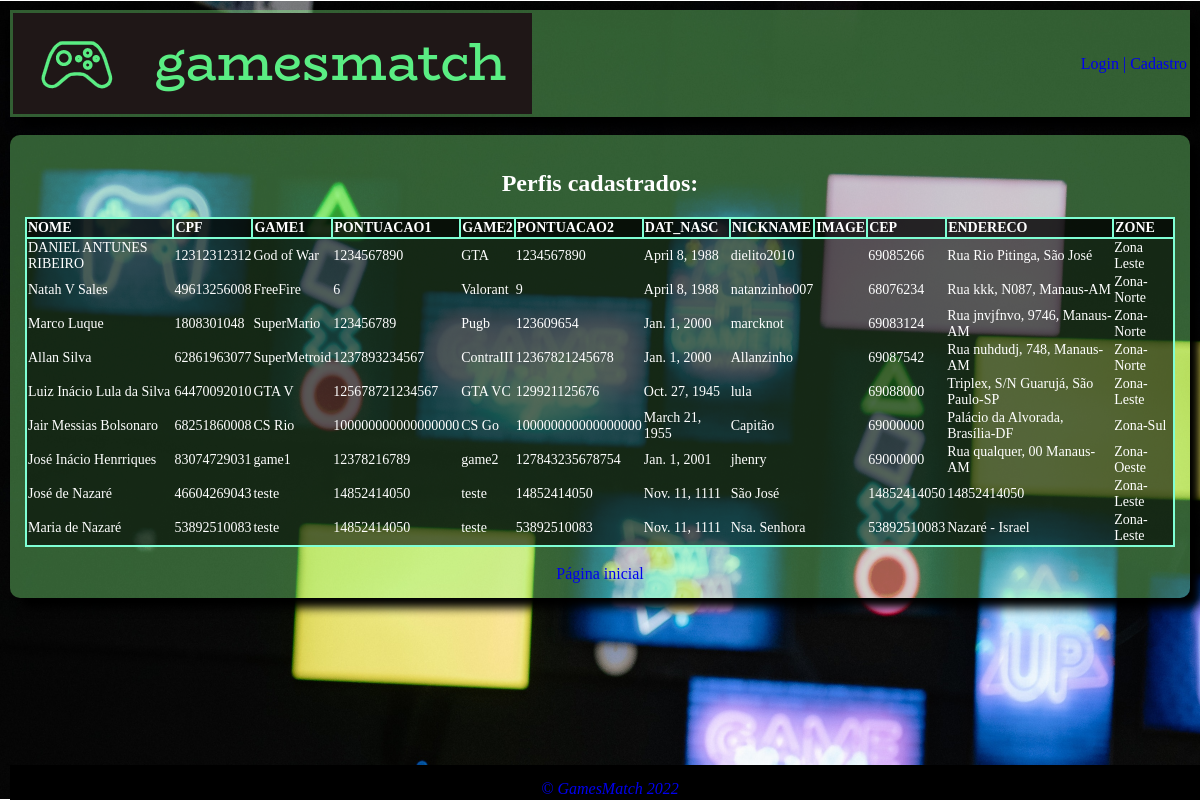
/perfil, run on the app's committed database.
### matchapp/models.py (models this page shows)
class Perfil(models.Model):
    nome = models.CharField(max_length=255)
    cpf = models.PositiveIntegerField(primary_key=True, max_length=11)
    game1 = models.CharField(max_length=255)
    pontuacao1 = models.PositiveIntegerField()
    game2 = models.CharField(max_length=255, blank=True, null=True)
    pontuacao2 = models.PositiveIntegerField(blank=True, null=True)
    dat_nasc = models.DateField()
    nickname = models.CharField(max_length=100)
    image = models.ImageField(blank=True, null=True)
    cep = models.PositiveIntegerField(blank=True, null=True, max_length=8)
    endereco = models.CharField(max_length=255, blank=True, null=True)
    zone = models.CharField(max_length=100)

### matchapp/views.py (the view)
# urls.py: path('perfil', views.perfil, name='perfil'),
def perfil(request):
    perfil = Perfil.objects.all()
    context = {
        'perfis' : perfil
    }
    return render(request, 'perfil.html', context)

### matchapp/templates/perfil.html
{% extends 'base.html' %}
{% block content %}
    <section>
        <div class="headPerfil">
            <h1>Perfis cadastrados:</h1>
        </div>
        <div class="viewPerfil">
            <table class="tbPerfil">
                <thead>
                    <tr>
                        <th> NOME </th>
                        <th> CPF </th>
                        <th> GAME1 </th>
                        <th> PONTUACAO1 </th>
                        <th> GAME2 </th>
                        <th> PONTUACAO2 </th>
                        <th> DAT_NASC </th>
                        <th> NICKNAME </th>
                        <th> IMAGE </th>
                        <th> CEP </th>
                        <th> ENDERECO </th>
                        <th> ZONE </th>
                    </tr>
                </thead>
                <tbody>
                    {% for perfil in perfis %}
                    <tr>
                        <td>{{ perfil.nome }}</td>
                        <td>{{ perfil.cpf }}</td>
                        <td>{{ perfil.game1 }}</td>
                        <td>{{ perfil.pontuacao1 }}</td>
                        <td>{{ perfil.game2 }}</td>
                        <td>{{ perfil.pontuacao2 }}</td>
                        <td>{{ perfil.dat_nasc }}</td>
                        <td>{{ perfil.nickname }}</td>
                        <td>{{ perfil.image }}</td>
                        <td>{{ perfil.cep }}</td>
                        <td>{{ perfil.endereco }}</td>
                        <td>{{ perfil.zone }}</td>
                    </tr>
                    {% endfor %}
                </tbody>
            </table>
        </div>
        <br>
        <center>
            <a href="{% url 'home' %}">Página inicial</a>
        </center>
    </section>
{% endblock  %}

### matchapp/templates/base.html (shortened to what this page needs)
{% load static %}
<!DOCTYPE html>
<html lang="pt-BR">
<head>
    <link rel="stylesheet" href="{% static 'matchapp/css/style.css' %}">
</head>
<body>
        <div class="navbar">
            <table class="tbHead" width="100%">
                <tr>
                    <td width="50%">
                        <img src="{% static 'matchapp/css/img/logo.png' %}" alt="logo" align="left">
                    </td>
                    <td class="bntPrincipais" width="50%">
                        {% if user.is_aitenticated %}
                        Olá, {{user.get_username}}
                        <a href="{% url 'logout' %}">Sair</a>
                        {% else %}
                            <a href="{% url 'login' %}">Login  |</a>
                            <a href="{% url 'cadastro' %}">Cadastro</a>
                        {% endif %}
                    </td>
                </tr>
            </table>
        </div>
    <br>
        {% block content %}
        {% endblock %}
    <footer>
        <div align="center">
            <p><a href="mailto:admiel@bol.com.br">&copy; GamesMatch 2022</a></p>
        </div>
    </footer>
</body>
</html>

### matchapp/static/matchapp/css/style.css (style rules this page uses)
body { margin: 10px; min-height: 100%; background-image: url('img/fundo2.png'); background-size: cover; background-repeat: no-repeat; background-position: center center; background-attachment: fixed; }
section { background: rgba(135, 255, 135, 0.363); border-radius: 10px; padding: 15px; width: fit-content; margin: auto; margin-bottom: 70px; box-shadow: 10px 10px 10px black; }
footer { font-style: italic; position: fixed; bottom: 0; background-color: black; width: 100%; height: 35px; text-align: center; line-height: 100%; }
a { text-decoration: none; }
.bntPrincipais { text-align:right; }
.navbar { background-color: rgba(135, 255, 135, 0.363); box-shadow: 10px 10px 10px black; }
.headPerfil { text-align: center; color: white; }
.viewPerfil { width: auto; color: white; }
.tbPerfil, th { background-color: rgba(0, 0, 0, 0.582); text-align: left; font-size: 14px; width: fit-content; border-collapse: collapse; border: 2px solid aquamarine; }

### data on the page
Perfil: nome "DANIEL ANTUNES RIBEIRO", cpf "12312312312", game1 "God of War", pontuacao1 "1234567890", game2 "GTA", pontuacao2 "1234567890", dat_nasc "April 8, 1988", nickname "dielito2010", cep "69085266", endereco "Rua Rio Pitinga, São José", zone "Zona Leste"
Perfil: nome "Natah V Sales", cpf "49613256008", game1 "FreeFire", pontuacao1 "6", game2 "Valorant", pontuacao2 "9", dat_nasc "April 8, 1988", nickname "natanzinho007", cep "68076234", endereco "Rua kkk, N087, Manaus-AM", zone "Zona-Norte"
Perfil: nome "Marco Luque", cpf "1808301048", game1 "SuperMario", pontuacao1 "123456789", game2 "Pugb", pontuacao2 "123609654", dat_nasc "Jan. 1, 2000", nickname "marcknot", cep "69083124", endereco "Rua jnvjfnvo, 9746, Manaus-AM", zone "Zona-Norte"
Perfil: nome "Allan Silva", cpf "62861963077", game1 "SuperMetroid", pontuacao1 "1237893234567", game2 "ContraIII", pontuacao2 "12367821245678", dat_nasc "Jan. 1, 2000", nickname "Allanzinho", cep "69087542", endereco "Rua nuhdudj, 748, Manaus-AM", zone "Zona-Norte"
Perfil: nome "Luiz Inácio Lula da Silva", cpf "64470092010", game1 "GTA V", pontuacao1 "125678721234567", game2 "GTA VC", pontuacao2 "129921125676", dat_nasc "Oct. 27, 1945", nickname "lula", cep "69088000", endereco "Triplex, S/N Guarujá, São Paulo-SP", zone "Zona-Leste"
Perfil: nome "Jair Messias Bolsonaro", cpf "68251860008", game1 "CS Rio", pontuacao1 "100000000000000000", game2 "CS Go", pontuacao2 "100000000000000000", dat_nasc "March 21, 1955", nickname "Capitão", cep "69000000", endereco "Palácio da Alvorada, Brasília-DF", zone "Zona-Sul"
Perfil: nome "José Inácio Henrriques", cpf "83074729031", game1 "game1", pontuacao1 "12378216789", game2 "game2", pontuacao2 "127843235678754", dat_nasc "Jan. 1, 2001", nickname "jhenry", cep "69000000", endereco "Rua qualquer, 00 Manaus-AM", zone "Zona-Oeste"
Perfil: nome "José de Nazaré", cpf "46604269043", game1 "teste", pontuacao1 "14852414050", game2 "teste", pontuacao2 "14852414050", dat_nasc "Nov. 11, 1111", nickname "São José", cep "14852414050", endereco "14852414050", zone "Zona-Leste"
Perfil: nome "Maria de Nazaré", cpf "53892510083", game1 "teste", pontuacao1 "14852414050", game2 "teste", pontuacao2 "53892510083", dat_nasc "Nov. 11, 1111", nickname "Nsa. Senhora", cep "53892510083", endereco "Nazaré - Israel", zone "Zona-Leste"
